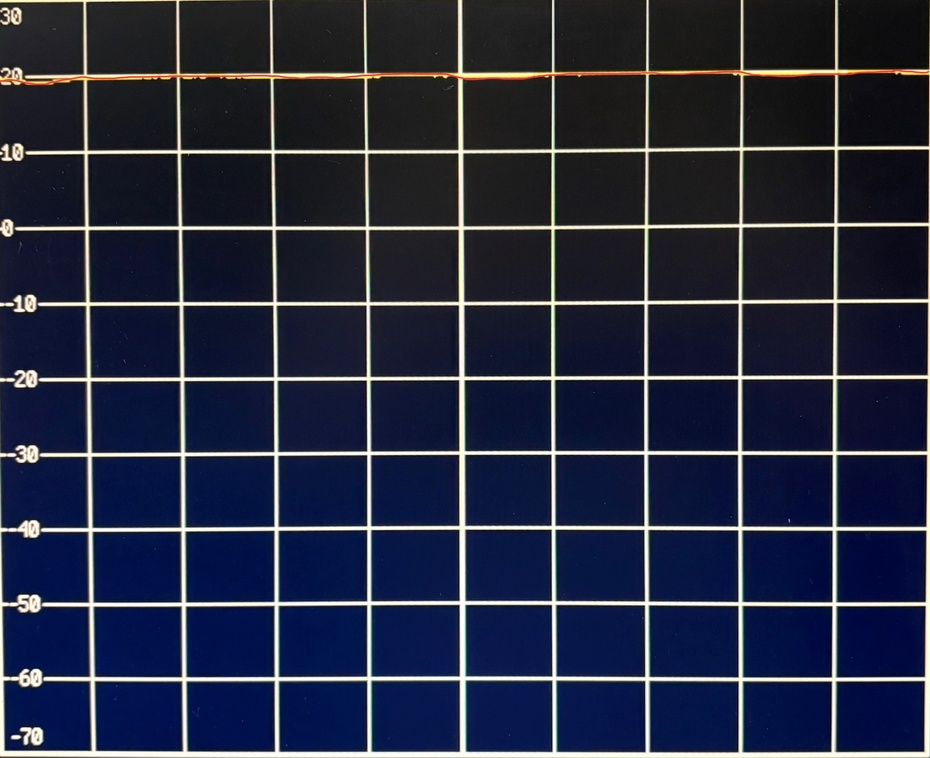
#> input picture data/cylindrical_monopole_V.jpg, 930 x 758 px, shrunk from 2211 x 1801 before the run, found by its file name
$ python antennaPattern.py
#> lines starting #> are read from the running program, lines starting #| are printed output that depends on the picture; after the words box and inside, x2 and y2 are one past the last pixel; in counts of white or black regions, pixels touching at a corner belong together
import matplotlib
matplotlib.use('Agg')
import cv2
import numpy as np
import matplotlib.pyplot as plt
import pandas as pd

# 读取两张图像
img_V = cv2.imread('cylindrical_monopole_V.jpg')
#> img_V is the input picture: shape (758, 930, 3); mean B, G, R 64.2, 43.6, 38.3
img_H = cv2.imread('cylindrical_monopole_H.jpg')
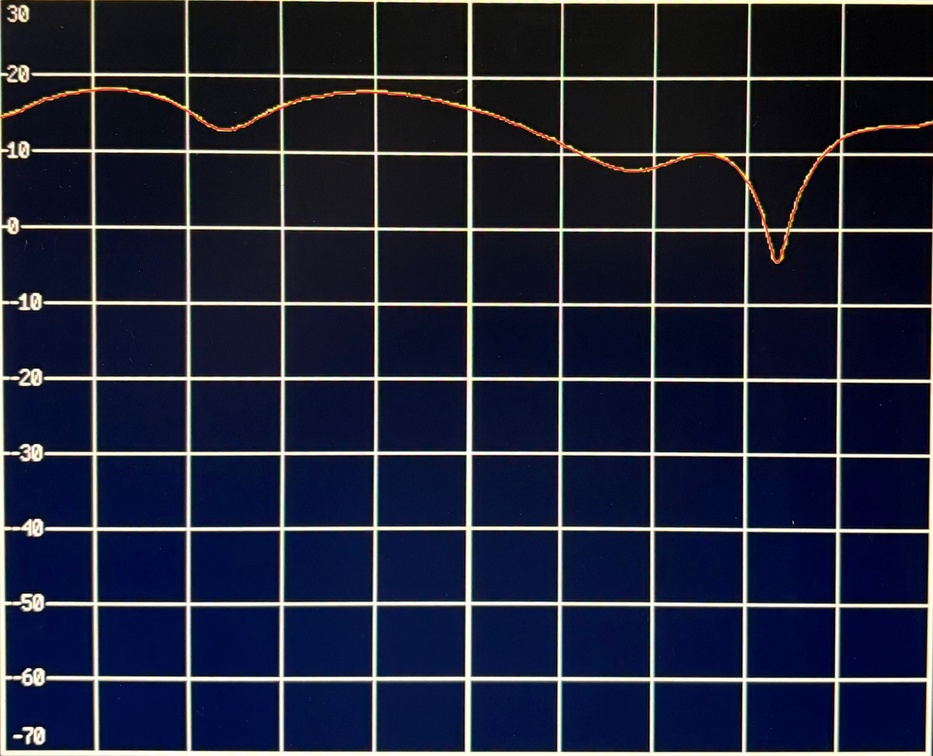
#> input picture data/cylindrical_monopole_H.jpg, 933 x 756 px, shrunk from 2217 x 1797 before the run, found by its file name
#> img_H is the input picture: shape (756, 933, 3); mean B, G, R 58.4, 38.8, 34.8

# 定义坐标系参数
time_max = 36  # 秒
power_max = 30  # dBm
power_min = -70  # dBm

# 分别处理V和H的数据
def process_image(img):
    # 转换为HSV色彩空间
    hsv = cv2.cvtColor(img, cv2.COLOR_BGR2HSV)
#> hsv: shape (758, 930, 3); mean H, S, V 92.5, 131.2, 67.1

    # 定义红色的HSV范围
    lower_red = np.array([0, 100, 100])
    upper_red = np.array([10, 255, 255])

    # 创建掩码提取红色曲线
    mask = cv2.inRange(hsv, lower_red, upper_red)
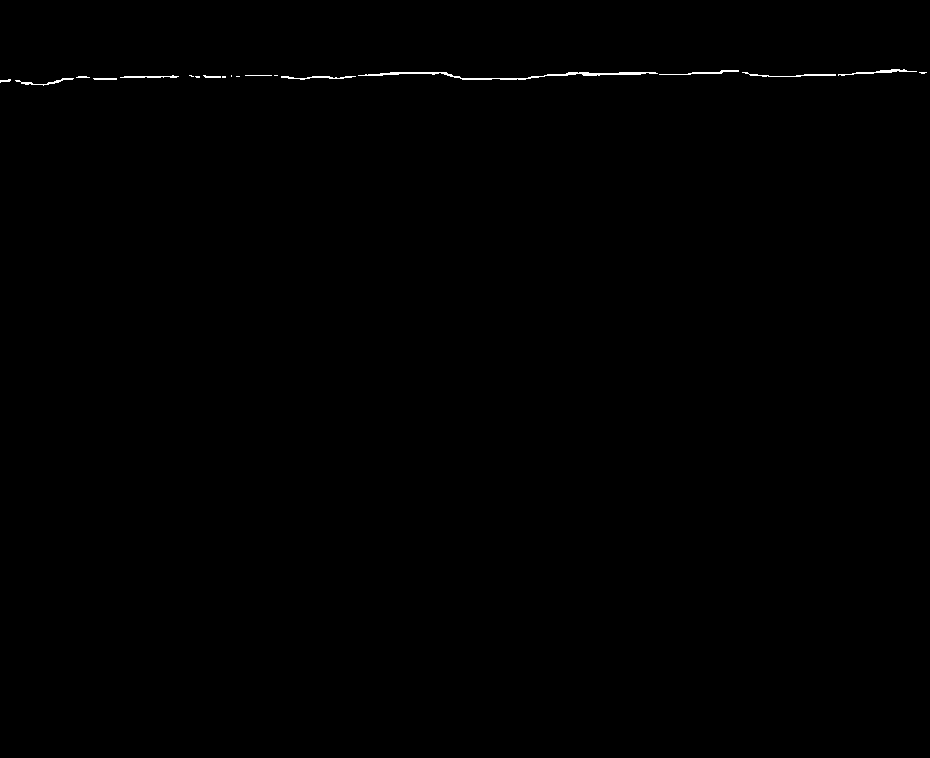
#> mask: shape (758, 930); 0.23% white in thin lines or dots, all inside (x1, y1, x2, y2) = (0, 69, 927, 86)

    # 获取图像尺寸
    height, width = mask.shape
#> height = 758; width = 930

    # 存储时间和功率数据的列表
    times = []
    powers = []

    # 扫描每一列获取红色曲线的位置
    for x in range(width):
        red_points = np.where(mask[:, x] > 0)[0]
        if len(red_points) > 0:
            y = np.mean(red_points)
            time = (x / width) * time_max
            power = power_max - (y / height) * (power_max - power_min)
            times.append(time)
            powers.append(power)
#> this loop made 930 passes
#> (red_points, y, power) on passes 1, 2, 3, 4, 5, 6, 7, 8, 9, 10, 11, 16: ([80, 81, 82], 81, 19.31), ([80, 81], 80.5, 19.38), ([80, 81], 80.5, 19.38), ([80, 81], 80.5, 19.38), ([80, 81], 80.5, 19.38), ([80, 81], 80.5, 19.38), ([80, 81], 80.5, 19.38), ([80, 81], 80.5, 19.38), ([79, 80, 81], 80, 19.45), ([79, 80, 81], 80, 19.45), ([79, 80], 79.5, 19.51), ([80], 80, 19.45)
#> (y, power) on passes 61 to 66: (80.5, 19.38), (79.5, 19.51), (79, 19.58), (78.5, 19.64), (78.5, 19.64), (78.5, 19.64)
#> after the loop, powers = 871 values, max 20.83 at index 843, min 18.85 at index 39, mean 20.06; times = 871 values from 0 to 35.85

    return times, powers

# 处理两张图像
times_V, powers_V = process_image(img_V)
#> times_V = 871 values from 0 to 35.85; powers_V has the same summary as powers in process_image
times_H, powers_H = process_image(img_H)
#> in process_image (call 2), `hsv = cv2.cvtColor(img, cv2.COLOR_BGR2HSV)`: hsv: shape (756, 933, 3); mean H, S, V 97, 152.9, 62.1
#> in process_image (call 2), `mask = cv2.inRange(hsv, lower_red, upper_red)`:
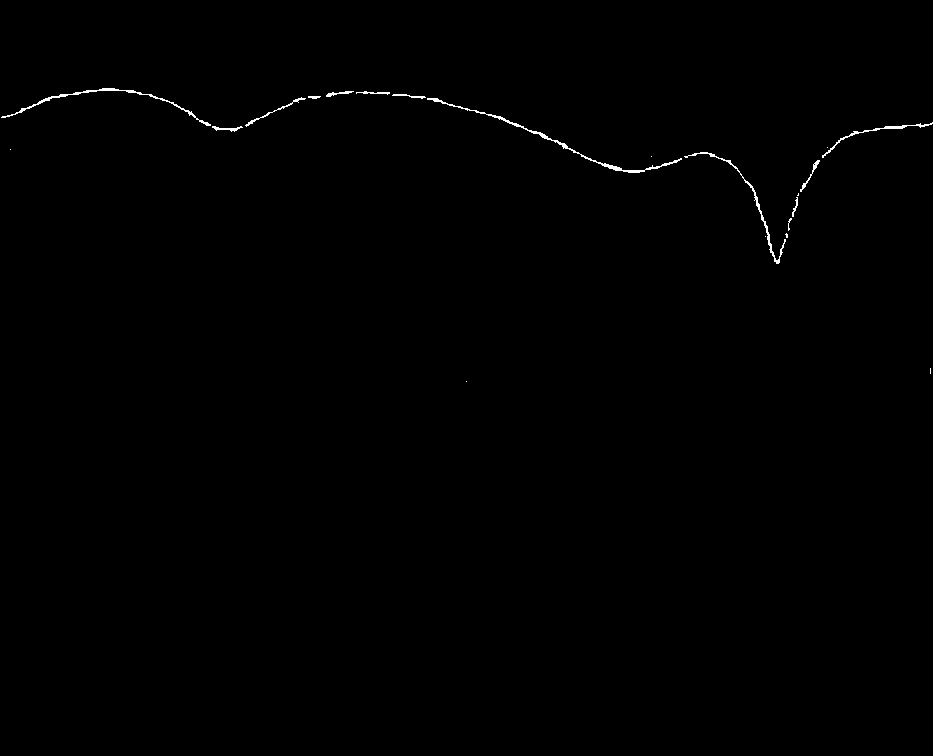
#> mask: shape (756, 933); 0.33% white in thin lines or dots, all inside (x1, y1, x2, y2) = (1, 88, 933, 382)
#> the loop in process_image (call 2), `for x in range(width):` made 933 passes
#> (red_points, y, power) on passes 2 to 13: ([117], 117, 14.52), ([116, 117], 116.5, 14.59), ([116, 117], 116.5, 14.59), ([116, 117], 116.5, 14.59), ([116, 117], 116.5, 14.59), ([116], 116, 14.66), ([115, 116], 115.5, 14.72), ([115, 116], 115.5, 14.72), ([115, 116], 115.5, 14.72), ([115, 149], 132, 12.54), ([114, 115], 114.5, 14.85), ([114, 115], 114.5, 14.85)
#> (y, power) on passes 61 to 66: (95, 17.43), (95, 17.43), (95, 17.43), (95, 17.43), (95, 17.43), (95, 17.43)

# 将times转换为numpy数组
times_array_V = np.array(times_V)
times_array_H = np.array(times_H)

# 定义时间步长（秒）
time_step = 0.1

# 存储去抖动后的数据
filtered_times = []
filtered_powers_V = []
filtered_powers_H = []

# 改进的去抖动算法
window_size = 5  # 滑动窗口大小
threshold = 10   # 与窗口平均值的最大允许偏差
smooth_window = 1  # 平滑窗口大小

# 初始化第一个窗口的数据
current_time = min(times_V[0], times_H[0])
end_time = max(times_V[-1], times_H[-1])

while current_time <= end_time:
    # 找到最接近当前时间的数据点
    closest_idx_V = np.abs(times_array_V - current_time).argmin()
    closest_idx_H = np.abs(times_array_H - current_time).argmin()

    # 如果是初始化窗口
    if len(filtered_powers_V) < window_size:
        filtered_times.append(current_time)
        filtered_powers_V.append(powers_V[closest_idx_V])
        filtered_powers_H.append(powers_H[closest_idx_H])
    else:
        # 计算前window_size个有效值的平均值
        window_mean_V = np.mean(filtered_powers_V[-window_size:])
        window_mean_H = np.mean(filtered_powers_H[-window_size:])

        # 如果当前值与窗口平均值的差异在阈值内，则保留该值
        if (abs(powers_V[closest_idx_V] - window_mean_V) < threshold and
            abs(powers_H[closest_idx_H] - window_mean_H) < threshold):
            filtered_times.append(current_time)
            filtered_powers_V.append(powers_V[closest_idx_V])
            filtered_powers_H.append(powers_H[closest_idx_H])

    current_time = round(current_time + time_step, 2)

# 应用移动平均平滑处理
def smooth_data(data, window_size):
    kernel = np.ones(window_size) / window_size
    return np.convolve(data, kernel, mode='same')

# 平滑处理功率数据
filtered_powers_V = smooth_data(filtered_powers_V, smooth_window)
filtered_powers_H = smooth_data(filtered_powers_H, smooth_window)

# 生成CSV文件
data = {
    'Time(s)': filtered_times,
    'Power_V(dBm)': [round(p, 2) for p in filtered_powers_V],
    'Power_H(dBm)': [round(p, 2) for p in filtered_powers_H]
}
df = pd.DataFrame(data)
df.to_csv('antenna_data.csv', index=False)

# 创建极坐标图
plt.figure(figsize=(10, 10))
ax = plt.subplot(111, projection='polar')

# 转换为角度（0-360度）
angles = np.array(filtered_times) * (360 / time_max)
angles_rad = np.radians(angles)

# 绘制两条曲线
ax.plot(angles_rad, filtered_powers_V, label='Vertical')
ax.plot(angles_rad, filtered_powers_H, label='Horizontal')

ax.set_theta_direction(-1)
ax.set_theta_zero_location('N')
ax.set_title('Antenna Pattern (Polar)')
ax.grid(True)
ax.legend()

# 设置径向标签
ax.set_rgrids([-30, -20, -10, 0, 10, 20, 30],
              labels=['-30dBm', '-20dBm', '-10dBm',
                     '0dBm', '10dBm', '20dBm', '30dBm'])

plt.savefig('antenna_pattern2.png')
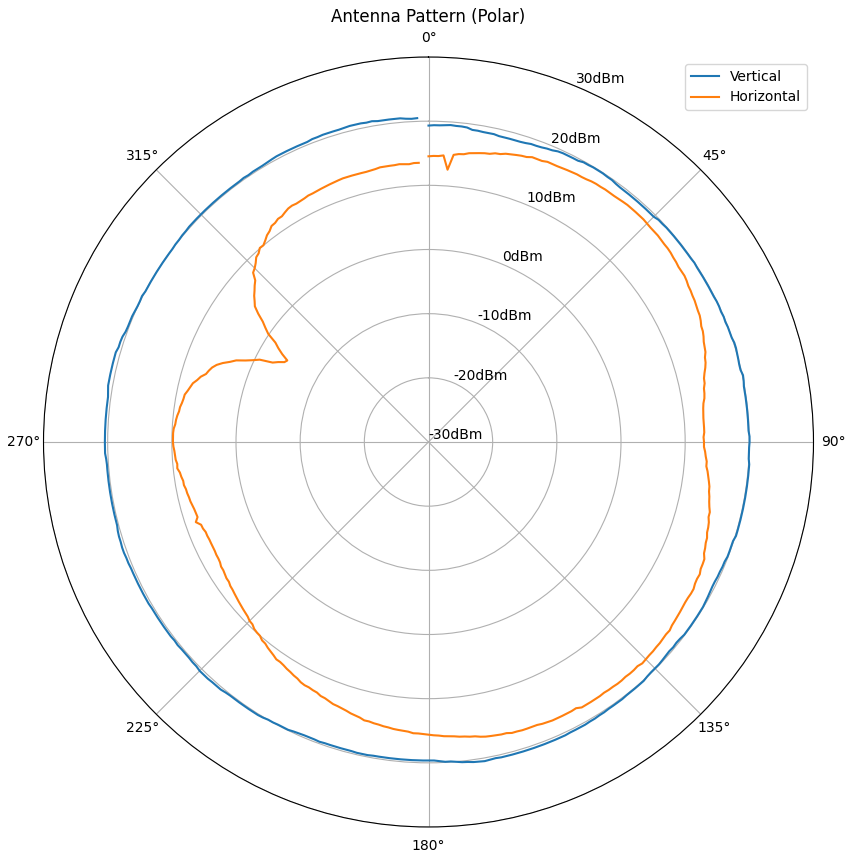
#> figure drawn by matplotlib, 1 panel; curve peaks at x = 6.04, y = 20.77; curve peaks at x = 0.698, y = 18.23
plt.close()
